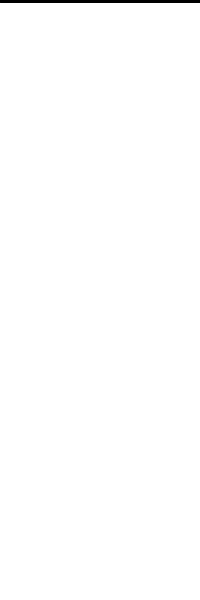
Frame 1 (no input)
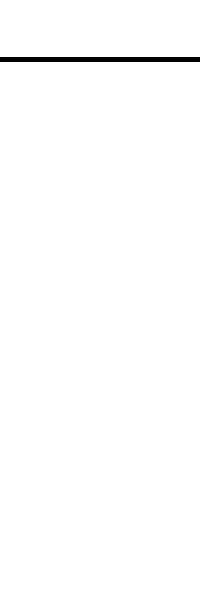
Frame 60 (the mouse pressed at the canvas centre just before this capture)
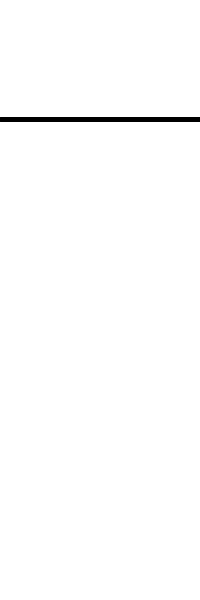
Frame 120 (the mouse held since frame 60 and released just before this capture)

The Processing sketch that drew these frames (run headless with seeded random() and noise(); from frame 60 on, the mouse is pressed at the canvas centre):

// Processing sketch: StrobingLine
// ── StrobingLine.pde
/* a line moving down the window */

int y=0; // current position of the line

void setup(){
  size(200,600);
  frameRate(60);
} 

void draw(){
  background(255);
  strokeWeight(5);  
  line( 0, y%height, width, y%height );
  // the % operator takes the modulus of the value
  // the modulus is the remainder after integer division
  // so y%height always returns a number between 0 and height-1
  y=y+1;
}
